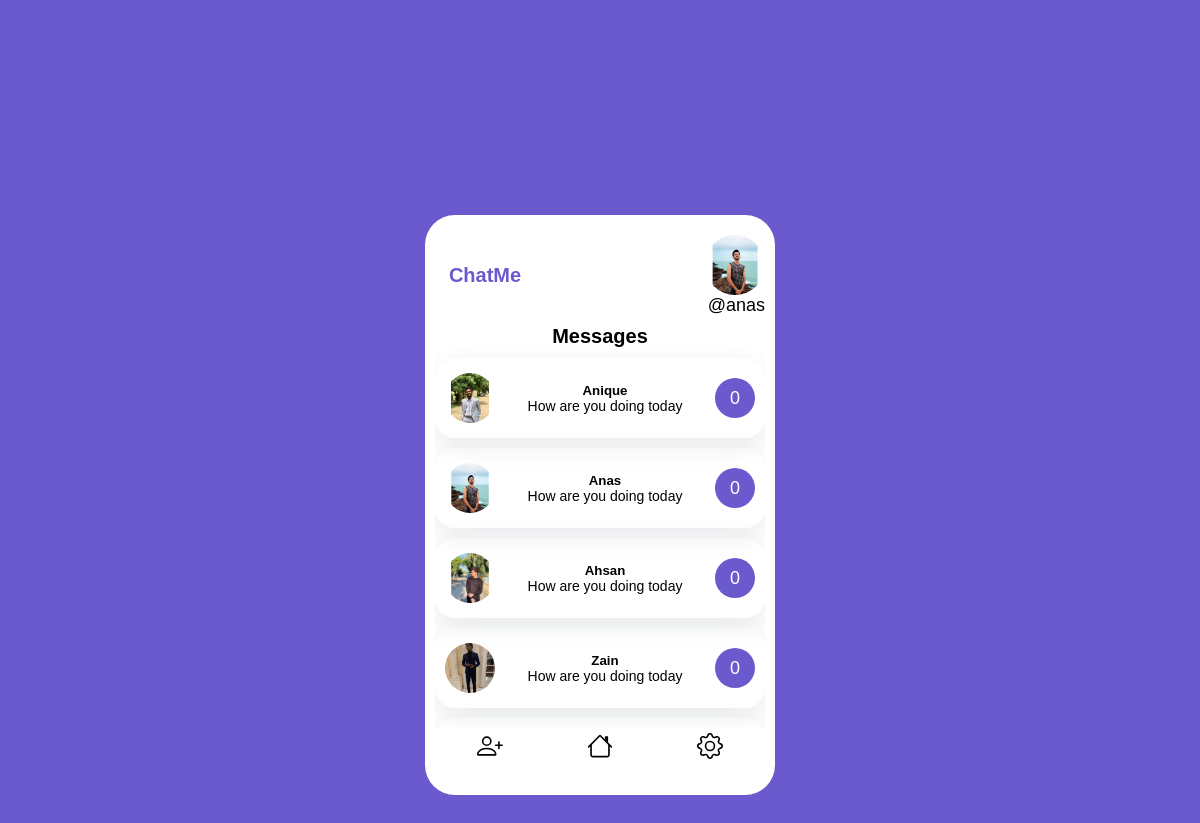
The page / (signed in) on the database its author committed.
### mychatapp/models.py (models this page shows, shortened)
class Profile(models.Model):
    user = models.OneToOneField(User, on_delete=models.CASCADE)
    name = models.CharField(max_length=100)
    pic = models.ImageField(upload_to="img",blank=True, null=True)
    friends = models.ManyToManyField("Friend",related_name="friends")

class Friend(models.Model):
    profile = models.OneToOneField(Profile, on_delete=models.CASCADE)

### mychatapp/views.py (the view)
# urls.py: path("",index,name="index"),
def index(request):
    user = request.user.profile
    friends = user.friends.all()
    context = {
        "user":user,
        "friends":friends,
    }
    return render(request, "index.html",context)

### mychat/templates/index.html (shortened to what this page needs)
{% extends "base.html" %} {% block content %}
<div class="chat-container">
  <div class="main">
    <div class="logo">ChatMe</div>
    <div class="sub-main">
      <div class="main-user">
        <img src="{{user.pic.url}}" alt="profile picture" />
      </div>
      <p>@{{request.user.username}}</p>
    </div>
  </div>
  <div class="header">Messages</div>
  <div class="friends-container">
    {% for friend in friends %}
    <a
      href=" {% url 'detail' friend.profile.id %} "
      style="color: black; text-decoration: none"
    >
      <div class="friends">
        <div class="pic">
          <img src="{{friend.profile.pic.url}}" alt="" />
        </div>
        <div class="name">
          <h5>{{friend.profile.name}}</h5>
          <p>How are you doing today</p>
        </div>
        <div class="time_new_msg">
          <div class="msg">0</div>
        </div>
      </div>
    </a>
    {% endfor %}
  </div>
  <div class="footer">
    <div>
    </div>
    <div>
    </div>
    <div>
    </div>
  </div>
</div>
{% endblock %}

### mychat/templates/base.html (shortened to what this page needs)
{% load static %}
<!DOCTYPE html>
<html lang="en">
  <head>
    <link rel="stylesheet" href="{% static 'css/style.css' %}" />
  </head>
  <body>
    {% block content %}{% endblock content %}
  </body>
</html>

### mychat/static/css/style.css (style rules this page uses)
* { padding: 0px; margin: 0px; box-sizing: border-box; font-family: sans-serif; }
body { width: 100%; height: 100vh; display: flex; align-items: center; justify-content: center; background-color: slateblue; font-family: sans-serif; }
.logo { width: 100px; height: 100px; display: flex; align-items: center; justify-content: center; font-size: 20px; font-weight: bold; color: slateblue; line-height: 20px; }
.main { width: 100%; height: auto; display: flex; align-items: center; justify-content: space-between; }
img { object-fit: cover; height: 100%; width: 100%; border-radius: 50%; }
.chat-container, .chat-container2 { width: 350px; height: 580px; background-color: white; border-radius: 30px; padding: 10px 10px; }
.sub-main { width: 200px; display: flex; align-items: flex-end; justify-content: center; flex-direction: column; }
.sub-main p { font-size: 18px; }
.main-user { width: 60px; height: 60px; float: right; border-radius: 50%; }
.header { width: 100%; height: auto; display: flex; align-items: center; justify-content: center; font-size: 20px; font-weight: bold; }
.friends-container { width: 100%; height: 380px; overflow: auto; }
.friends { width: 100%; height: 80px; box-shadow: rgba(149, 157, 165, 0.2) 0px 8px 24px; border-radius: 20px; display: flex; align-items: center; justify-content: space-between; margin-top: 10px; padding: 0px 10px; }
.pic, .pro-pic { width: 50px; height: 50px; border-radius: 50%; }
.name { flex-grow: 2; display: flex; align-items: center; justify-content: center; flex-direction: column; }
.name p { font-size: 14px; }
.time_new_msg { width: auto; height: 50px; display: flex; align-items: center; justify-content: center; flex-direction: column; }
.msg { width: 40px; height: 40px; background-color: slateblue; border-radius: 50%; text-align: center; color: white; display: flex; align-items: center; justify-content: center; font-size: 18px; }
.footer { width: 100%; height: 40px; display: flex; align-items: center; justify-content: space-around; }
svg { cursor: pointer; }

### rows shown on the page
Profile: pic (picture)
Friend: profile.pic (picture), profile.name "Anique"
Friend: profile.pic (picture), profile.name "Anas"
Friend: profile.pic (picture), profile.name "Ahsan"
Friend: profile.pic (picture), profile.name "Zain"

### other values the page prints
{{ request.user.username }} "anas"
